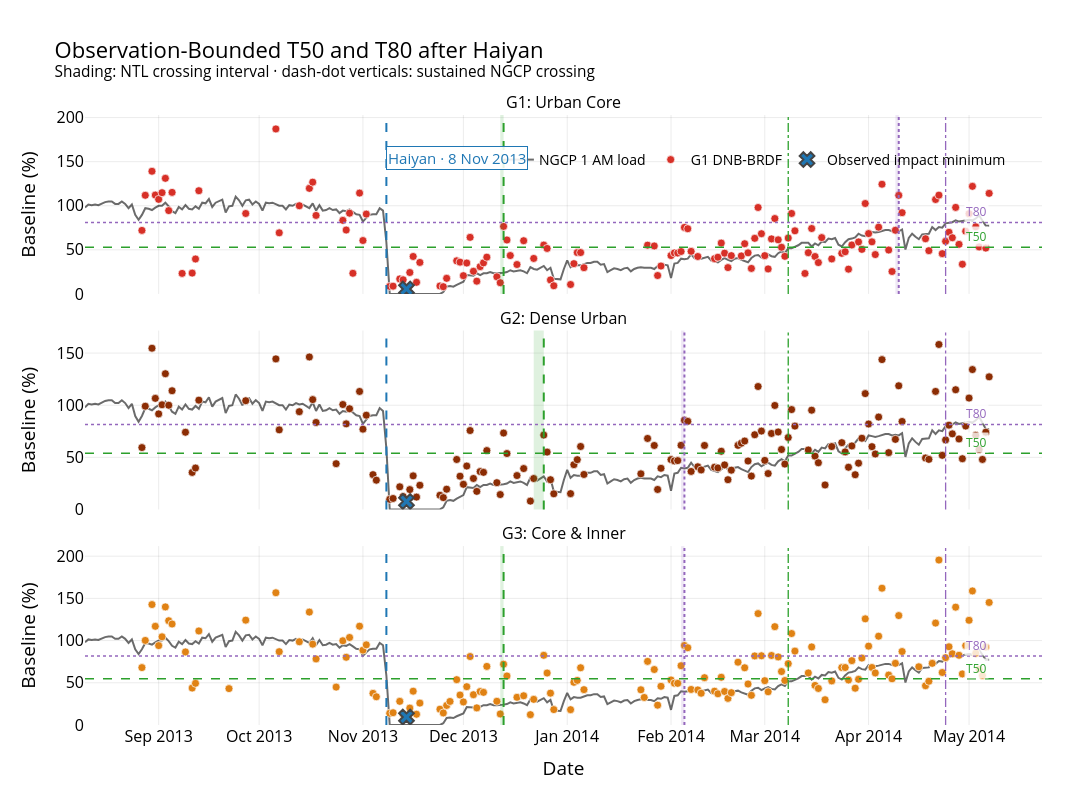

Notebook code cell kept with this figure:
### Code cell
fig_milestones = make_subplots(
    rows=3,
    cols=1,
    shared_xaxes=True,
    vertical_spacing=0.06,
    subplot_titles=[
        (
            f"{GROUP_META[group]['code']}: "
            f"{GROUP_META[group]['label']}"
        )
        for group in GROUP_ORDER
    ],
)

ngcp_metrics = recovery_metrics_df[
    recovery_metrics_df["Source"] == "NGCP"
].iloc[0]

for row, group in enumerate(
    GROUP_ORDER,
    start=1,
):
    meta = GROUP_META[group]
    gdf = event_groups[group]

    metrics = recovery_metrics_df[
        recovery_metrics_df["Source"]
        == meta["code"]
    ].iloc[0]

    fig_milestones.add_trace(
        go.Scatter(
            x=df_ngcp_event["Date"],
            y=df_ngcp_event["Pct_baseline"],
            mode="lines",
            line=dict(
                color="rgba(0,0,0,0.58)",
                width=2,
            ),
            name="NGCP 1 AM load",
            legendgroup="NGCP",
            showlegend=(row == 1),
        ),
        row=row,
        col=1,
    )

    fig_milestones.add_trace(
        go.Scatter(
            x=gdf["date"],
            y=gdf["Pct_baseline"],
            mode="markers",
            marker=dict(
                size=8,
                color=meta["color"],
                line=dict(
                    color="white",
                    width=0.7,
                ),
            ),
            customdata=gdf[["SC_pct"]],
            name=f"{meta['code']} DNB-BRDF",
            legendgroup=meta["code"],
            showlegend=(row == 1),
            hovertemplate=(
                "Date: %{x|%Y-%m-%d}<br>"
                "NTL: %{y:.1f}% of baseline<br>"
                "SC: %{customdata[0]:.1f}%"
                "<extra></extra>"
            ),
        ),
        row=row,
        col=1,
    )

    fig_milestones.add_trace(
        go.Scatter(
            x=[metrics["Impact_date"]],
            y=[metrics["Impact_pct_baseline"]],
            mode="markers",
            marker=dict(
                size=13,
                symbol="x",
                color="#1f77b4",
                line=dict(width=2),
            ),
            name="Observed impact minimum",
            legendgroup="impact",
            showlegend=(row == 1),
        ),
        row=row,
        col=1,
    )

    for label, color, dash in [
        ("T50", "#2ca02c", "dash"),
        ("T80", "#9467bd", "dot"),
    ]:
        target = metrics[
            f"{label}_target_pct"
        ]

        lower_date = metrics[
            f"{label}_lower_date"
        ]

        upper_date = metrics[
            f"{label}_upper_date"
        ]

        first_crossing = metrics[
            f"{label}_first_crossing"
        ]

        fig_milestones.add_hline(
            y=target,
            line_dash=dash,
            line_color=color,
            line_width=1.5,
            row=row,
            col=1,
        )

        fig_milestones.add_annotation(
            x=ASSESSMENT_END,
            y=target,
            text=label,
            showarrow=False,
            font=dict(
                size=12,
                color=color,
            ),
            bgcolor="rgba(255,255,255,0.80)",
            xanchor="right",
            yanchor="bottom",
            row=row,
            col=1,
        )

        if (
            pd.notna(lower_date)
            and pd.notna(upper_date)
        ):
            fig_milestones.add_vrect(
                x0=lower_date,
                x1=upper_date,
                fillcolor=hex_to_rgba(
                    color,
                    0.15,
                ),
                line_width=0,
                row=row,
                col=1,
            )

            fig_milestones.add_vline(
                x=upper_date.to_pydatetime(),
                line_dash=dash,
                line_color=color,
                line_width=2,
                row=row,
                col=1,
            )

        elif pd.notna(first_crossing):
            fig_milestones.add_trace(
                go.Scatter(
                    x=[first_crossing],
                    y=[target],
                    mode="markers",
                    marker=dict(
                        symbol="diamond-open",
                        size=12,
                        color=color,
                        line=dict(width=2),
                    ),
                    name=f"Unconfirmed {label}",
                    showlegend=(row == 1),
                ),
                row=row,
                col=1,
            )

        ngcp_date = ngcp_metrics[
            f"{label}_upper_date"
        ]

        if pd.notna(ngcp_date):
            fig_milestones.add_vline(
                x=ngcp_date.to_pydatetime(),
                line_dash="dashdot",
                line_color=color,
                line_width=1.3,
                row=row,
                col=1,
            )

    add_haiyan_marker(
        fig_milestones,
        row=row,
        col=1,
        annotation=(row == 1),
    )

    fig_milestones.update_yaxes(
        title_text="Baseline (%)",
        rangemode="tozero",
        row=row,
        col=1,
    )

fig_milestones.update_layout(
    title=(
        "Observation-Bounded T50 and T80 after Haiyan"
        "<br><sup>"
        "Shading: NTL crossing interval · "
        "dash-dot verticals: sustained NGCP crossing"
        "</sup>"
    )
)

fig_milestones.update_xaxes(
    title_text="Date",
    row=3,
    col=1,
)

apply_figure_style(
    fig_milestones,
    width=1300,
    height=800,
    top=115,
)

fig_milestones.show()

export_figure(
    fig_milestones,
    OUTPUT_MAIN_FIG_DIR
    / "fig_04_haiyan_t50_t80_intervals_g1_g3",
)

### Figure 1 — Plotly figure (JSON) as saved in the notebook; plotly's stock layout.template omitted (floating-point values rounded to 4 significant figures; data arrays with more than 128 entries replaced by an {"elided": "..."} marker saying what was removed)
{"data": [{"legendgroup": "NGCP", "line": {"color": "rgba(0,0,0,0.58)", "width": 2}, "mode": "lines", "name": "NGCP 1 AM load", "showlegend": true, "type": "scatter", "x": {"elided": "271 str values"}, "xaxis": "x", "y": {"elided": "271 float values"}, "yaxis": "y"}, {"customdata": {"elided": "143x1 float values"}, "hovertemplate": "Date: %{x|%Y-%m-%d}<br>NTL: %{y:.1f}% of baseline<br>SC: %{customdata[0]:.1f}%<extra></extra>", "legendgroup": "G1", "marker": {"color": "#d73027", "line": {"color": "white", "width": 0.7}, "size": 8}, "mode": "markers", "name": "G1 DNB-BRDF", "showlegend": true, "type": "scatter", "x": {"elided": "143 str values"}, "xaxis": "x", "y": {"elided": "143 float values"}, "yaxis": "y"}, {"legendgroup": "impact", "marker": {"color": "#1f77b4", "line": {"width": 2}, "size": 13, "symbol": "x"}, "mode": "markers", "name": "Observed impact minimum", "showlegend": true, "type": "scatter", "x": ["2013-11-14T00:00:00"], "xaxis": "x", "y": [5.62], "yaxis": "y"}, {"legendgroup": "NGCP", "line": {"color": "rgba(0,0,0,0.58)", "width": 2}, "mode": "lines", "name": "NGCP 1 AM load", "showlegend": false, "type": "scatter", "x": {"elided": "271 str values"}, "xaxis": "x2", "y": {"elided": "271 float values"}, "yaxis": "y2"}, {"customdata": {"elided": "149x1 float values"}, "hovertemplate": "Date: %{x|%Y-%m-%d}<br>NTL: %{y:.1f}% of baseline<br>SC: %{customdata[0]:.1f}%<extra></extra>", "legendgroup": "G2", "marker": {"color": "#8c2d04", "line": {"color": "white", "width": 0.7}, "size": 8}, "mode": "markers", "name": "G2 DNB-BRDF", "showlegend": false, "type": "scatter", "x": {"elided": "149 str values"}, "xaxis": "x2", "y": {"elided": "149 float values"}, "yaxis": "y2"}, {"legendgroup": "impact", "marker": {"color": "#1f77b4", "line": {"width": 2}, "size": 13, "symbol": "x"}, "mode": "markers", "name": "Observed impact minimum", "showlegend": false, "type": "scatter", "x": ["2013-11-14T00:00:00"], "xaxis": "x2", "y": [7.641], "yaxis": "y2"}, {"legendgroup": "NGCP", "line": {"color": "rgba(0,0,0,0.58)", "width": 2}, "mode": "lines", "name": "NGCP 1 AM load", "showlegend": false, "type": "scatter", "x": {"elided": "271 str values"}, "xaxis": "x3", "y": {"elided": "271 float values"}, "yaxis": "y3"}, {"customdata": {"elided": "154x1 float values"}, "hovertemplate": "Date: %{x|%Y-%m-%d}<br>NTL: %{y:.1f}% of baseline<br>SC: %{customdata[0]:.1f}%<extra></extra>", "legendgroup": "G3", "marker": {"color": "#e08214", "line": {"color": "white", "width": 0.7}, "size": 8}, "mode": "markers", "name": "G3 DNB-BRDF", "showlegend": false, "type": "scatter", "x": {"elided": "154 str values"}, "xaxis": "x3", "y": {"elided": "154 float values"}, "yaxis": "y3"}, {"legendgroup": "impact", "marker": {"color": "#1f77b4", "line": {"width": 2}, "size": 13, "symbol": "x"}, "mode": "markers", "name": "Observed impact minimum", "showlegend": false, "type": "scatter", "x": ["2013-11-14T00:00:00"], "xaxis": "x3", "y": [9.418], "yaxis": "y3"}], "layout": {"annotations": [{"font": {"size": 16}, "showarrow": false, "text": "G1: Urban Core", "x": 0.5, "xanchor": "center", "xref": "paper", "y": 1, "yanchor": "bottom", "yref": "paper"}, {"font": {"size": 16}, "showarrow": false, "text": "G2: Dense Urban", "x": 0.5, "xanchor": "center", "xref": "paper", "y": 0.6467, "yanchor": "bottom", "yref": "paper"}, {"font": {"size": 16}, "showarrow": false, "text": "G3: Core & Inner", "x": 0.5, "xanchor": "center", "xref": "paper", "y": 0.2933, "yanchor": "bottom", "yref": "paper"}, {"bgcolor": "rgba(255,255,255,0.80)", "font": {"color": "#2ca02c", "size": 12}, "showarrow": false, "text": "T50", "x": "2014-05-07T00:00:00", "xanchor": "right", "xref": "x", "y": 52.81, "yanchor": "bottom", "yref": "y"}, {"bgcolor": "rgba(255,255,255,0.80)", "font": {"color": "#9467bd", "size": 12}, "showarrow": false, "text": "T80", "x": "2014-05-07T00:00:00", "xanchor": "right", "xref": "x", "y": 81.12, "yanchor": "bottom", "yref": "y"}, {"bgcolor": "rgba(255,255,255,0.88)", "bordercolor": "#1f77b4", "borderwidth": 1, "font": {"color": "#1f77b4", "size": 15}, "showarrow": false, "text": "Haiyan · 8 Nov 2013", "x": "2013-11-08T00:00:00", "xanchor": "left", "y": 0.95, "yref": "paper"}, {"bgcolor": "rgba(255,255,255,0.80)", "font": {"color": "#2ca02c", "size": 12}, "showarrow": false, "text": "T50", "x": "2014-05-07T00:00:00", "xanchor": "right", "xref": "x2", "y": 53.82, "yanchor": "bottom", "yref": "y2"}, {"bgcolor": "rgba(255,255,255,0.80)", "font": {"color": "#9467bd", "size": 12}, "showarrow": false, "text": "T80", "x": "2014-05-07T00:00:00", "xanchor": "right", "xref": "x2", "y": 81.53, "yanchor": "bottom", "yref": "y2"}, {"bgcolor": "rgba(255,255,255,0.80)", "font": {"color": "#2ca02c", "size": 12}, "showarrow": false, "text": "T50", "x": "2014-05-07T00:00:00", "xanchor": "right", "xref": "x3", "y": 54.71, "yanchor": "bottom", "yref": "y3"}, {"bgcolor": "rgba(255,255,255,0.80)", "font": {"color": "#9467bd", "size": 12}, "showarrow": false, "text": "T80", "x": "2014-05-07T00:00:00", "xanchor": "right", "xref": "x3", "y": 81.88, "yanchor": "bottom", "yref": "y3"}], "font": {"color": "black", "size": 16}, "height": 800, "legend": {"font": {"size": 14}, "orientation": "h", "x": 0.7, "xanchor": "center", "y": 0.9, "yanchor": "bottom"}, "margin": {"b": 75, "l": 85, "r": 50, "t": 115}, "paper_bgcolor": "rgba(0,0,0,0)", "plot_bgcolor": "white", "shapes": [{"line": {"color": "#2ca02c", "dash": "dash", "width": 1.5}, "type": "line", "x0": 0, "x1": 1, "xref": "x domain", "y0": 52.81, "y1": 52.81, "yref": "y"}, {"fillcolor": "rgba(44,160,44,0.15)", "line": {"width": 0}, "type": "rect", "x0": "2013-12-12T00:00:00", "x1": "2013-12-13T00:00:00", "xref": "x", "y0": 0, "y1": 1, "yref": "y domain"}, {"line": {"color": "#2ca02c", "dash": "dash", "width": 2}, "type": "line", "x0": "2013-12-13T00:00:00", "x1": "2013-12-13T00:00:00", "xref": "x", "y0": 0, "y1": 1, "yref": "y domain"}, {"line": {"color": "#2ca02c", "dash": "dashdot", "width": 1.3}, "type": "line", "x0": "2014-03-08T00:00:00", "x1": "2014-03-08T00:00:00", "xref": "x", "y0": 0, "y1": 1, "yref": "y domain"}, {"line": {"color": "#9467bd", "dash": "dot", "width": 1.5}, "type": "line", "x0": 0, "x1": 1, "xref": "x domain", "y0": 81.12, "y1": 81.12, "yref": "y"}, {"fillcolor": "rgba(148,103,189,0.15)", "line": {"width": 0}, "type": "rect", "x0": "2014-04-09T00:00:00", "x1": "2014-04-10T00:00:00", "xref": "x", "y0": 0, "y1": 1, "yref": "y domain"}, {"line": {"color": "#9467bd", "dash": "dot", "width": 2}, "type": "line", "x0": "2014-04-10T00:00:00", "x1": "2014-04-10T00:00:00", "xref": "x", "y0": 0, "y1": 1, "yref": "y domain"}, {"line": {"color": "#9467bd", "dash": "dashdot", "width": 1.3}, "type": "line", "x0": "2014-04-24T00:00:00", "x1": "2014-04-24T00:00:00", "xref": "x", "y0": 0, "y1": 1, "yref": "y domain"}, {"line": {"color": "#1f77b4", "dash": "dash", "width": 2}, "type": "line", "x0": "2013-11-08T00:00:00", "x1": "2013-11-08T00:00:00", "xref": "x", "y0": 0, "y1": 1, "yref": "y domain"}, {"line": {"color": "#2ca02c", "dash": "dash", "width": 1.5}, "type": "line", "x0": 0, "x1": 1, "xref": "x2 domain", "y0": 53.82, "y1": 53.82, "yref": "y2"}, {"fillcolor": "rgba(44,160,44,0.15)", "line": {"width": 0}, "type": "rect", "x0": "2013-12-22T00:00:00", "x1": "2013-12-25T00:00:00", "xref": "x2", "y0": 0, "y1": 1, "yref": "y2 domain"}, {"line": {"color": "#2ca02c", "dash": "dash", "width": 2}, "type": "line", "x0": "2013-12-25T00:00:00", "x1": "2013-12-25T00:00:00", "xref": "x2", "y0": 0, "y1": 1, "yref": "y2 domain"}, {"line": {"color": "#2ca02c", "dash": "dashdot", "width": 1.3}, "type": "line", "x0": "2014-03-08T00:00:00", "x1": "2014-03-08T00:00:00", "xref": "x2", "y0": 0, "y1": 1, "yref": "y2 domain"}, {"line": {"color": "#9467bd", "dash": "dot", "width": 1.5}, "type": "line", "x0": 0, "x1": 1, "xref": "x2 domain", "y0": 81.53, "y1": 81.53, "yref": "y2"}, {"fillcolor": "rgba(148,103,189,0.15)", "line": {"width": 0}, "type": "rect", "x0": "2014-02-04T00:00:00", "x1": "2014-02-05T00:00:00", "xref": "x2", "y0": 0, "y1": 1, "yref": "y2 domain"}, {"line": {"color": "#9467bd", "dash": "dot", "width": 2}, "type": "line", "x0": "2014-02-05T00:00:00", "x1": "2014-02-05T00:00:00", "xref": "x2", "y0": 0, "y1": 1, "yref": "y2 domain"}, {"line": {"color": "#9467bd", "dash": "dashdot", "width": 1.3}, "type": "line", "x0": "2014-04-24T00:00:00", "x1": "2014-04-24T00:00:00", "xref": "x2", "y0": 0, "y1": 1, "yref": "y2 domain"}, {"line": {"color": "#1f77b4", "dash": "dash", "width": 2}, "type": "line", "x0": "2013-11-08T00:00:00", "x1": "2013-11-08T00:00:00", "xref": "x2", "y0": 0, "y1": 1, "yref": "y2 domain"}, {"line": {"color": "#2ca02c", "dash": "dash", "width": 1.5}, "type": "line", "x0": 0, "x1": 1, "xref": "x3 domain", "y0": 54.71, "y1": 54.71, "yref": "y3"}, {"fillcolor": "rgba(44,160,44,0.15)", "line": {"width": 0}, "type": "rect", "x0": "2013-12-12T00:00:00", "x1": "2013-12-13T00:00:00", "xref": "x3", "y0": 0, "y1": 1, "yref": "y3 domain"}, {"line": {"color": "#2ca02c", "dash": "dash", "width": 2}, "type": "line", "x0": "2013-12-13T00:00:00", "x1": "2013-12-13T00:00:00", "xref": "x3", "y0": 0, "y1": 1, "yref": "y3 domain"}, {"line": {"color": "#2ca02c", "dash": "dashdot", "width": 1.3}, "type": "line", "x0": "2014-03-08T00:00:00", "x1": "2014-03-08T00:00:00", "xref": "x3", "y0": 0, "y1": 1, "yref": "y3 domain"}, {"line": {"color": "#9467bd", "dash": "dot", "width": 1.5}, "type": "line", "x0": 0, "x1": 1, "xref": "x3 domain", "y0": 81.88, "y1": 81.88, "yref": "y3"}, {"fillcolor": "rgba(148,103,189,0.15)", "line": {"width": 0}, "type": "rect", "x0": "2014-02-04T00:00:00", "x1": "2014-02-05T00:00:00", "xref": "x3", "y0": 0, "y1": 1, "yref": "y3 domain"}, {"line": {"color": "#9467bd", "dash": "dot", "width": 2}, "type": "line", "x0": "2014-02-05T00:00:00", "x1": "2014-02-05T00:00:00", "xref": "x3", "y0": 0, "y1": 1, "yref": "y3 domain"}, {"line": {"color": "#9467bd", "dash": "dashdot", "width": 1.3}, "type": "line", "x0": "2014-04-24T00:00:00", "x1": "2014-04-24T00:00:00", "xref": "x3", "y0": 0, "y1": 1, "yref": "y3 domain"}, {"line": {"color": "#1f77b4", "dash": "dash", "width": 2}, "type": "line", "x0": "2013-11-08T00:00:00", "x1": "2013-11-08T00:00:00", "xref": "x3", "y0": 0, "y1": 1, "yref": "y3 domain"}], "title": {"text": "Observation-Bounded T50 and T80 after Haiyan<br><sup>Shading: NTL crossing interval · dash-dot verticals: sustained NGCP crossing</sup>"}, "width": 1300, "xaxis": {"anchor": "y", "domain": [0, 1], "gridcolor": "rgba(0,0,0,0.08)", "matches": "x3", "showgrid": true, "showticklabels": false, "zeroline": false}, "xaxis2": {"anchor": "y2", "domain": [0, 1], "gridcolor": "rgba(0,0,0,0.08)", "matches": "x3", "showgrid": true, "showticklabels": false, "zeroline": false}, "xaxis3": {"anchor": "y3", "domain": [0, 1], "gridcolor": "rgba(0,0,0,0.08)", "showgrid": true, "title": {"text": "Date"}, "zeroline": false}, "yaxis": {"anchor": "x", "domain": [0.7067, 1], "gridcolor": "rgba(0,0,0,0.08)", "rangemode": "tozero", "showgrid": true, "title": {"text": "Baseline (%)"}, "zeroline": false}, "yaxis2": {"anchor": "x2", "domain": [0.3533, 0.6467], "gridcolor": "rgba(0,0,0,0.08)", "rangemode": "tozero", "showgrid": true, "title": {"text": "Baseline (%)"}, "zeroline": false}, "yaxis3": {"anchor": "x3", "domain": [0, 0.2933], "gridcolor": "rgba(0,0,0,0.08)", "rangemode": "tozero", "showgrid": true, "title": {"text": "Baseline (%)"}, "zeroline": false}}}
